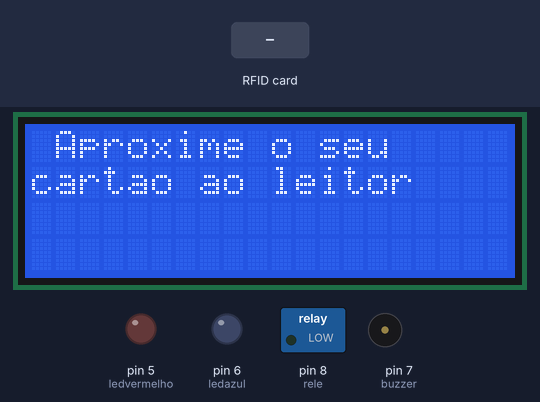
Bench run of a sketch on a simulated Arduino Uno, built with avr-gcc and run on an emulated ATmega328P. On the bench: 20×4 character LCD, switched loads named in the sketch (green lamp = pin HIGH), output pins drawn as LEDs (lit = HIGH), buzzer (waves = sounding). The test bench sets the inputs (shaded band). What the sketch prints to the serial monitor is not drawn.

Above: at 1.4 s.
1.5 s: RFID card 90 AC 82 20 held to the reader
At 2.0 s:
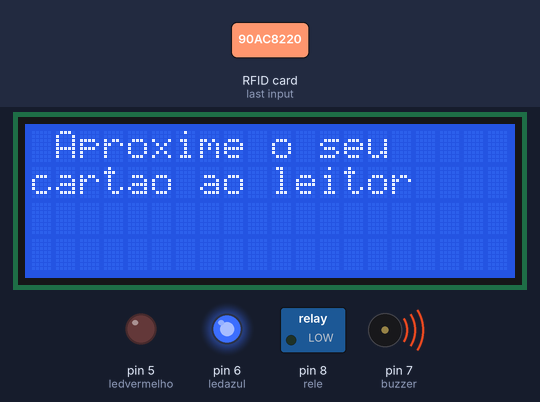
At 3.2 s:
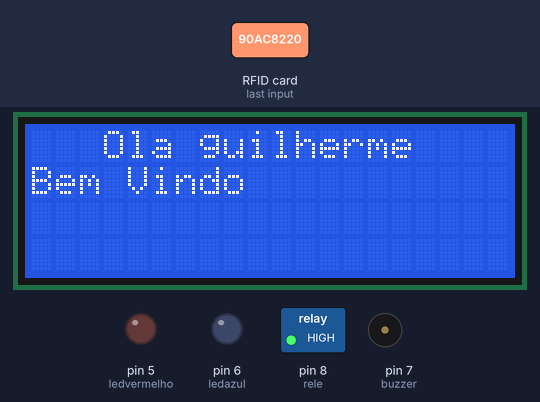
3.6 s: RFID card 90 AC 82 20 held to the reader
At 8.6 s:
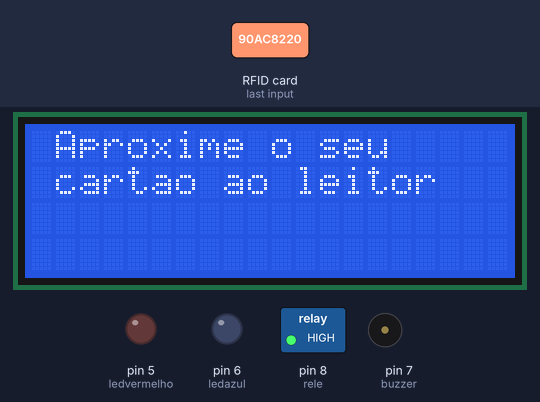
Timing chart, 0 to 10.1 s (numbered marks = the images above; inputs shaded):
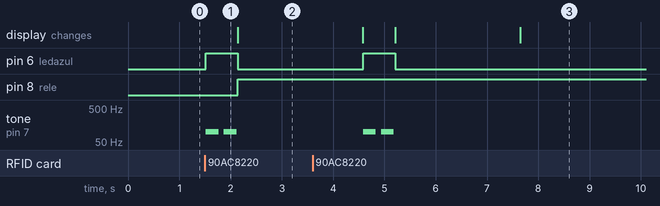

Measured:
- after the input at 1.5 s, pin 6 (ledazul): LOW → HIGH at once, → LOW 0.63 s later; pin 8 (rele): LOW → HIGH after 0.64 s; tone on pin 7 (buzzer): alternates 100 Hz for 0.25 s and silent for 0.10 s, 4 changes in all, then stays silent, starting at once
- after the input at 3.6 s, pin 6 (ledazul): LOW → HIGH after 0.98 s, → LOW 0.63 s later; tone on pin 7 (buzzer): alternates 100 Hz for 0.25 s and silent for 0.10 s, 4 changes in all, then stays silent, starting after 0.98 s

The sketch:

pap_Gui_atualizada_30.ino
```cpp
#include <LiquidCrystal_I2C.h>
#include <SPI.h>
#include <MFRC522.h>
//#include <LiquidCrystal_I2C.h>

#define SS_PIN 10
#define RST_PIN 9
MFRC522 mfrc522(SS_PIN, RST_PIN); // Create MFRC522 instance.
LiquidCrystal_I2C lcd(0x27,20,4);
int ledazul = 6; // ledazul no pino 6
int ledvermelho = 5; // ledvermelho no pino 5
int rele = 8; // rele no pino 8
const int buzzer = 7; // buzzer no pino 7


void setup(){
  pinMode(10, OUTPUT);
  pinMode(rele, OUTPUT);

  Serial.begin(9600); // Inicia a serial
  SPI.begin(); // Inicia SPI bus
  mfrc522.PCD_Init(); // Inicia MFRC522
  Serial.println("Aproxime o seu cartao do leitor...");
  Serial.println();
  lcd.init();
  lcd.init();
  lcd.backlight();
  lcd.clear();
  lcd.print(" Aproxime o seu");// Mensagem inicial no lcd
  lcd.setCursor(0,1);
  lcd.print("cartao ao leitor");// Mensagem inicial no lcd
  digitalWrite(rele, LOW); //Inicia o rele em modo LOW
  pinMode(ledazul,OUTPUT); //Define o ledazul como OUTPUT
  digitalWrite(ledazul, LOW); //Inicia o ledazul em modo LOW
  pinMode(ledvermelho,OUTPUT); //Define o ledvermelho como OUTPUT

}

      void loop()
      {
      // mostrar novos cartoes
      if ( ! mfrc522.PICC_IsNewCardPresent())
      {
      return;
      }

      // Coloque o cartao no leitor
      if ( ! mfrc522.PICC_ReadCardSerial())
      {
      return;
      }
      //Mostra UID na serial
      Serial.print("UID da tag ");
      String conteudo= " ";
      byte letra;
      for (byte i = 0; i < mfrc522.uid.size; i++)
      {
        Serial.print(mfrc522.uid.uidByte[i] < 0x10 ? " 0 " : " ");
        Serial.print(mfrc522.uid.uidByte[i], HEX);
        conteudo.concat(String(mfrc522.uid.uidByte[i]< 0x10 ? " 0 " : " "));
        conteudo.concat(String(mfrc522.uid.uidByte[i], HEX));

      }
      Serial.println();
      Serial.print("Mensagem......: ");


      if (conteudo.substring(1).equals(" 90 ac 82 20")  ) //ID de cartão autorizado
      {

        Serial.println("Ola guilherme ");// mensagem de boas vindas
        Serial.println();
        tone(buzzer,100);
        digitalWrite(ledazul, HIGH); // Muda o estado do ledazul
        delay(250);
        noTone(buzzer);
        delay(100);
        tone(buzzer,100); // Buzzer vai dar um som após o cartao ser detectado
        delay(250);
        noTone(buzzer);
        lcd.clear();
        lcd.setCursor(3,0);
        lcd.print("Ola guilherme "); //mensagem de boas vindas
        lcd.setCursor(0,1);
        lcd.print("Bem Vindo");
        //delay(3000);
        digitalWrite(ledazul, LOW); // Muda o estado do ledazul
        digitalWrite(rele, HIGH); // Muda o estado do rele
        delay(1800);
        digitalWrite(ledazul, LOW); // muda o estado do ledazul
        delay(600);

        mensageminicial();
      }


        if (conteudo.substring(1) == " 83 0 6 1e a0") //Coloque o ID do cartão não autorizado
        {
          Serial.println("Acesso negado ");
          Serial.println();
          tone(buzzer,500);
          digitalWrite(ledvermelho, HIGH); // Muda o estado do ledvermelho
          delay(250);
          noTone(buzzer);
          delay(100);
          tone(buzzer,300);// Buzzer vai dar um som após o cartao não ser autorizado
          noTone(buzzer);
          delay(250);
          lcd.clear();
          lcd.setCursor(3,0);
          lcd.print(" Cartao nao ");
          lcd.setCursor(3,1);
          lcd.print(" AUTORIZADO ");
          digitalWrite(ledvermelho, HIGH); // Muda o estado do ledvermelho
          digitalWrite(rele, LOW); // Muda o estado do rele
          delay(1000);
          digitalWrite(ledvermelho, LOW); // muda o estado do ledvermelho
          delay(600);
          mensageminicial();
        }
        }

void mensageminicial()

{
lcd.clear();
lcd.print(" Aproxime o seu "); // Mensagem de loop
lcd.setCursor(0,1);
lcd.print(" cartao ao leitor ");
}
```
